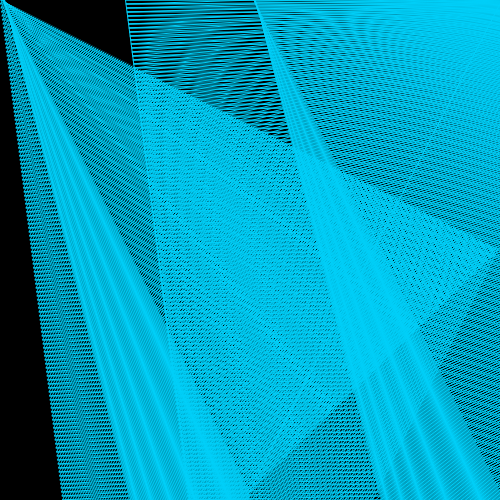
Frame 1 (no input)
Frame 60 (no input): identical to frame 1, image omitted
Frame 120 (the mouse pressed at the canvas centre since frame 60): identical to frame 1, image omitted

The p5.js sketch that drew this single still picture (run headless with seeded random() and noise() and a simulated clock; from frame 60 on, the mouse is pressed at the canvas centre):

// p5.js sketch
// ── sketch.js
var x = 0;
var y = 0;

function setup() {
  createCanvas(500,500); 
  rectMode(CENTER);
}

function draw() {

  background(0);
  noFill();
  stroke(0, 207, 248);
  beginShape(QUAD_STRIP);
    for (x = 0; x < width; x++) {
      for (y = 0; y < height; y++) {
        vertex(x/2, y*2);
        vertex(x*2, y/2);
        vertex(x+5, y*2);
        vertex(x, y-6);
        x++;
        y++;
      }
    }
endShape();

  
}
